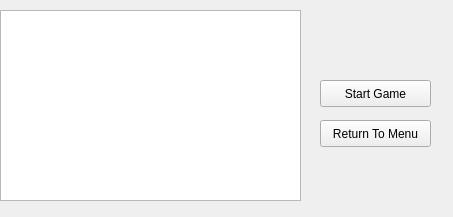
<?xml version="1.0" encoding="UTF-8"?>
<ui version="4.0">
 <class>BattleNetworkWindow</class>
 <widget class="QWidget" name="BattleNetworkWindow">
  <property name="geometry">
   <rect>
    <x>0</x>
    <y>0</y>
    <width>453</width>
    <height>217</height>
   </rect>
  </property>
  <property name="windowTitle">
   <string>BattleShip Network Player Lobby</string>
  </property>
  <widget class="QPushButton" name="PlayWithButton">
   <property name="geometry">
    <rect>
     <x>320</x>
     <y>80</y>
     <width>111</width>
     <height>27</height>
    </rect>
   </property>
   <property name="text">
    <string>Start Game</string>
   </property>
  </widget>
  <widget class="QPushButton" name="ReturnToButton">
   <property name="geometry">
    <rect>
     <x>320</x>
     <y>120</y>
     <width>111</width>
     <height>27</height>
    </rect>
   </property>
   <property name="text">
    <string>Return To Menu</string>
   </property>
  </widget>
  <widget class="QListWidget" name="NetworkPlayersList">
   <property name="geometry">
    <rect>
     <x>0</x>
     <y>10</y>
     <width>301</width>
     <height>191</height>
    </rect>
   </property>
  </widget>
 </widget>
 <resources/>
 <connections/>
</ui>
